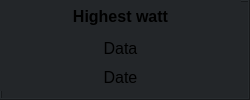
          <widget class="QFrame" name="frame_17">
           <property name="styleSheet">
            <string notr="true">background-color: rgb(35, 38, 41);</string>
           </property>
           <property name="frameShape">
            <enum>QFrame::Box</enum>
           </property>
           <property name="frameShadow">
            <enum>QFrame::Raised</enum>
           </property>
           <widget class="QWidget" name="verticalLayoutWidget_32">
            <property name="geometry">
             <rect>
              <x>0</x>
              <y>0</y>
              <width>241</width>
              <height>91</height>
             </rect>
            </property>
            <layout class="QVBoxLayout" name="verticalLayout_35">
             <item>
              <spacer name="verticalSpacer_34">
               <property name="orientation">
                <enum>Qt::Vertical</enum>
               </property>
               <property name="sizeHint" stdset="0">
                <size>
                 <width>20</width>
                 <height>40</height>
                </size>
               </property>
              </spacer>
             </item>
             <item>
              <widget class="QLabel" name="label_52">
               <property name="font">
                <font>
                 <pointsize>12</pointsize>
                 <weight>75</weight>
                 <bold>true</bold>
                </font>
               </property>
               <property name="text">
                <string>Highest watt</string>
               </property>
               <property name="alignment">
                <set>Qt::AlignCenter</set>
               </property>
              </widget>
             </item>
             <item>
              <spacer name="verticalSpacer_35">
               <property name="orientation">
                <enum>Qt::Vertical</enum>
               </property>
               <property name="sizeHint" stdset="0">
                <size>
                 <width>20</width>
                 <height>40</height>
                </size>
               </property>
              </spacer>
             </item>
             <item>
              <widget class="QLabel" name="highWattLabel">
               <property name="font">
                <font>
                 <pointsize>12</pointsize>
                </font>
               </property>
               <property name="text">
                <string>Data</string>
               </property>
               <property name="alignment">
                <set>Qt::AlignCenter</set>
               </property>
              </widget>
             </item>
             <item>
              <widget class="QPushButton" name="highWattDateButton">
               <property name="font">
                <font>
                 <pointsize>12</pointsize>
                </font>
               </property>
               <property name="text">
                <string>Date</string>
               </property>
               <property name="flat">
                <bool>true</bool>
               </property>
              </widget>
             </item>
            </layout>
           </widget>
          </widget>
